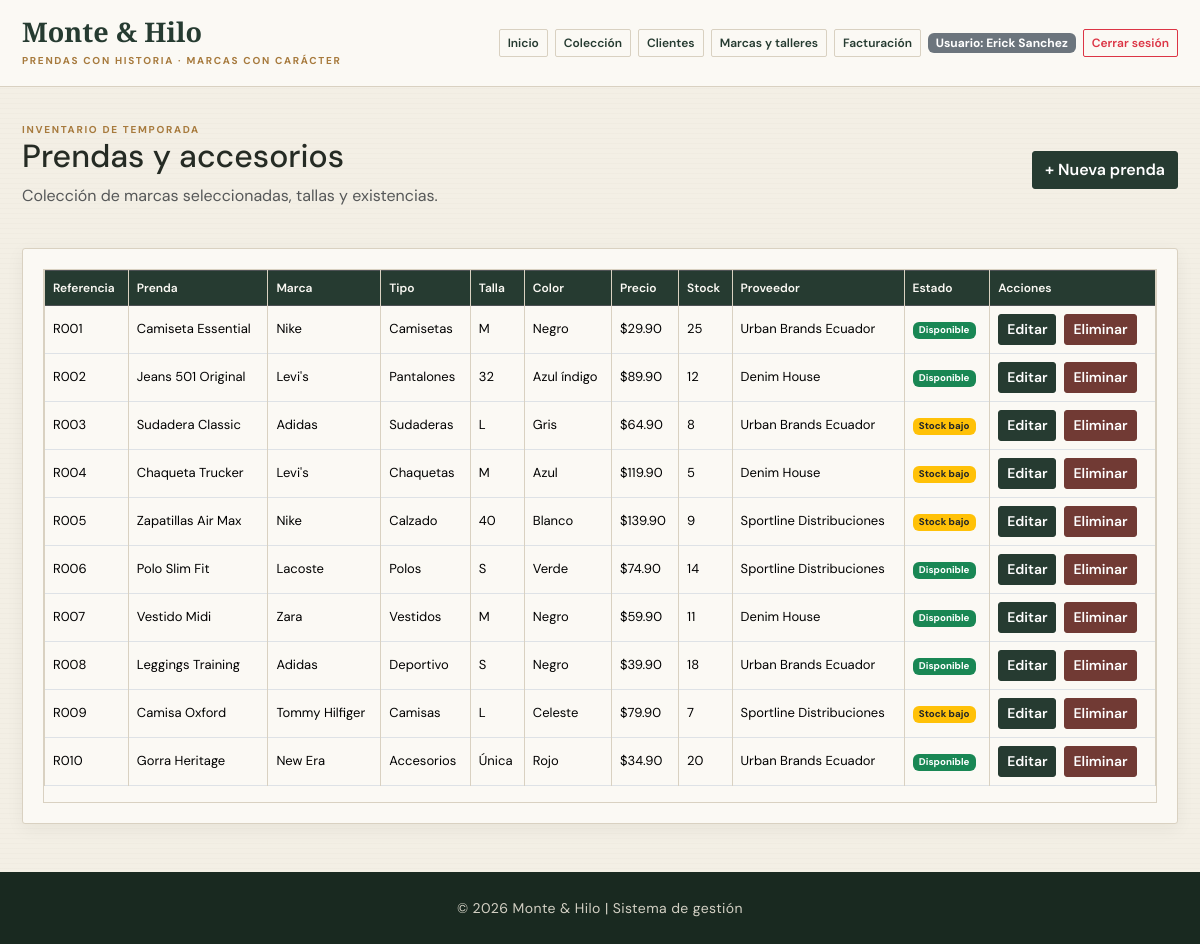
The page /productos (signed in) on the database its author committed.
### tables this page shows
CREATE TABLE usuarios (
            id INTEGER PRIMARY KEY AUTOINCREMENT,
            usuario TEXT NOT NULL UNIQUE,
            password TEXT NOT NULL
        );

CREATE TABLE productos (
            codigo TEXT PRIMARY KEY,
            nombre TEXT NOT NULL,
            categoria TEXT NOT NULL,
            precio REAL NOT NULL,
            stock INTEGER NOT NULL,
            id_proveedor INTEGER, marca TEXT NOT NULL DEFAULT '', talla TEXT NOT NULL DEFAULT '', color TEXT NOT NULL DEFAULT '', genero TEXT NOT NULL DEFAULT 'Unisex',
            FOREIGN KEY (id_proveedor) REFERENCES proveedores(id_proveedor)
        );

CREATE TABLE proveedores (
            id_proveedor INTEGER PRIMARY KEY AUTOINCREMENT,
            nombre TEXT NOT NULL,
            telefono TEXT,
            correo TEXT
        , contacto TEXT NOT NULL DEFAULT '');

### app.py (the view)
@app.route("/productos")
@login_required
def productos():
    return render_template("productos.html", productos=get_products(), nombre_sistema=NOMBRE_SISTEMA)

### app.py (called while the page is built)
@login_manager.user_loader
def load_user(user_id):
    user_data = get_user_by_id(user_id)
    if user_data:
        return Usuario(user_data["id"], user_data["usuario"], user_data["password"])
    return None

### conexion/conexion.py (called while the page is built, shortened)
def _database_engine():
    configured_engine = os.getenv("DB_ENGINE")
    if configured_engine:
        return configured_engine.lower()
    return "postgresql" if os.getenv("DATABASE_URL") else "sqlite"

def _parameterized_sql(query, params):
    engine = _database_engine()
    if engine in {"sqlite", "sqlite3"}:
        sqlite_params = tuple(float(param) if isinstance(param, Decimal) else param for param in params)
        return query.replace("%s", "?"), sqlite_params
    return query, tuple(params)

def _sqlite_connection():
    DATABASE_PATH.parent.mkdir(exist_ok=True)
    conn = sqlite3.connect(DATABASE_PATH)
    conn.row_factory = sqlite3.Row
    conn.execute("PRAGMA foreign_keys = ON")
    return conn

def get_db_connection():
    engine = _database_engine()
    if engine in {"sqlite", "sqlite3"}:
        return _sqlite_connection()
    if engine in {"postgres", "postgresql"}:
        return _postgres_connection()
    raise RuntimeError(f"Motor de base de datos no compatible: {engine}")

def get_user_by_id(user_id):
    conn = get_db_connection()
    try:
        cursor = conn.cursor()
        query = "SELECT id, usuario, password FROM usuarios WHERE id = %s"
        cursor.execute(*_parameterized_sql(query, (user_id,)))
        row = cursor.fetchone()
        if row is None:
            return None
        if hasattr(row, "keys"):
            return dict(row)
        return {"id": row[0], "usuario": row[1], "password": row[2]}
    finally:
        conn.close()

def _normalize_product_row(row):
    if row is None:
        return None
    if hasattr(row, "keys"):
        return dict(row)

def get_products():
    conn = get_db_connection()
    try:
        cursor = conn.cursor()
        query = """
                 SELECT p.codigo, p.nombre, p.categoria, p.marca, p.talla, p.color, p.genero,
                     p.precio, p.stock, p.id_proveedor, pr.nombre AS proveedor
            FROM productos p
            LEFT JOIN proveedores pr ON pr.id_proveedor = p.id_proveedor
            ORDER BY p.codigo
        """
        cursor.execute(*_parameterized_sql(query, ()))
        rows = cursor.fetchall()
        return [_normalize_product_row(row) for row in rows]
    finally:
        conn.close()

### templates/productos.html (shortened to what this page needs)
{% extends "base.html" %}
{% block content %}
<div class="d-flex justify-content-between align-items-center mb-4">
	<div>
		<p class="eyebrow">INVENTARIO DE TEMPORADA</p>
		<h2>Prendas y accesorios</h2>
		<p class="text-muted">Colección de marcas seleccionadas, tallas y existencias.</p>
	</div>
	<a href="{{ url_for('formulario_producto') }}" class="btn btn-success">+ Nueva prenda</a>
</div>
<div class="informacion">
	<div class="table-responsive">
		<table class="table table-hover table-bordered align-middle">
			<thead class="table-dark">
				<tr>
					<th>Referencia</th>
					<th>Prenda</th>
					<th>Marca</th>
					<th>Tipo</th>
					<th>Talla</th>
					<th>Color</th>
					<th>Precio</th>
					<th>Stock</th>
					<th>Proveedor</th>
					<th>Estado</th>
					<th>Acciones</th>
				</tr>
			</thead>
			<tbody>
				{% for producto in productos %}
				<tr>
					<td>{{ producto.codigo }}</td>
					<td>{{ producto.nombre }}</td>
					<td>{{ producto.marca }}</td>
					<td>{{ producto.categoria }}</td>
					<td>{{ producto.talla }}</td>
					<td>{{ producto.color }}</td>
					<td>${{ "%.2f"|format(producto.precio) }}</td>
					<td>{{ producto.stock }}</td>
					<td>{{ producto.proveedor or 'Sin proveedor' }}</td>
					<td>
						{% if producto.stock > 10 %}
							<span class="badge bg-success">Disponible</span>
						{% elif producto.stock > 0 %}
							<span class="badge bg-warning text-dark">Stock bajo</span>
						{% else %}
							<span class="badge bg-danger">Agotado</span>
						{% endif %}
					</td>
					<td>
						<div class="d-flex gap-2">
							<a href="{{ url_for('editar_producto', codigo=producto.codigo) }}" class="btn btn-sm btn-primary">Editar</a>
							<form action="{{ url_for('eliminar_producto', codigo=producto.codigo) }}" method="POST" onsubmit="return confirm('¿Deseas eliminar este producto?');">
								<button type="submit" class="btn btn-sm btn-danger">Eliminar</button>
							</form>
						</div>
					</td>
				</tr>
				{% endfor %}
			</tbody>
		</table>
	</div>
</div>
{% endblock %}

### templates/base.html (shortened to what this page needs)
<!DOCTYPE html>
<html lang="es">
<head>
	<link href="https://cdn.jsdelivr.net/npm/bootstrap@5.3.3/dist/css/bootstrap.min.css" rel="stylesheet">
	<link rel="stylesheet" href="{{ url_for('static', filename='css/style.css') }}">
</head>
<body>
	{% include "components/navbar.html" %}
	<main class="container my-4">
		{% block content %}{% endblock %}
	</main>
	{% include "components/footer.html" %}
</body>
</html>

### templates/components/navbar.html
<header class="header-principal py-3 bg-light">
	<div class="container">
		<div class="d-flex justify-content-between align-items-center flex-wrap gap-3">
			<div>
				<h1 class="h4 mb-0 brand-mark">{{ nombre_sistema }}</h1>
				<small class="brand-caption">PRENDAS CON HISTORIA · MARCAS CON CARÁCTER</small>
			</div>
			<nav class="d-flex flex-wrap gap-2 align-items-center">
				<a class="btn btn-outline-primary btn-sm" href="{{ url_for('index') }}">Inicio</a>
				{% if current_user.is_authenticated %}
				<a class="btn btn-outline-primary btn-sm" href="{{ url_for('productos') }}">Colección</a>
				<a class="btn btn-outline-primary btn-sm" href="{{ url_for('clientes') }}">Clientes</a>
				<a class="btn btn-outline-primary btn-sm" href="{{ url_for('proveedores') }}">Marcas y talleres</a>
				<a class="btn btn-outline-primary btn-sm" href="{{ url_for('facturacion') }}">Facturación</a>
				<span class="badge text-bg-secondary">Usuario: {{ current_user.usuario }}</span>
				<a class="btn btn-outline-danger btn-sm" href="{{ url_for('logout') }}">Cerrar sesión</a>
				{% else %}
				<a class="btn btn-outline-success btn-sm" href="{{ url_for('login') }}">Iniciar sesión</a>
				<a class="btn btn-outline-secondary btn-sm" href="{{ url_for('registro') }}">Registrarse</a>
				{% endif %}
			</nav>
		</div>
	</div>
</header>

### templates/components/footer.html
<footer class="footer-principal mt-5 py-4">
	<div class="container text-center text-white">
		<small>© 2026 {{ nombre_sistema }} | Sistema de gestión</small>
	</div>
</footer>

### static/css/style.css (style rules this page uses)
:root { --paper: #f3efe5; --paper-light: #fbf9f4; --ink: #252b24; --forest: #263b31; --forest-deep: #192920; --oxblood: #713a34; --brass: #a77a3d; --line: #d9d1c1; --muted: #77786d; --serif: "Playfair Display", Georgia, serif; --sans: "DM Sans", sans-serif; }
* { box-sizing: border-box; }
body { margin: 0; color: var(--ink); background-color: var(--paper); background-image: repeating-linear-gradient(0deg, rgba(70, 58, 39, .018) 0, rgba(70, 58, 39, .018) 1px, transparent 1px, transparent 5px); font-family: var(--sans); }
a { color: var(--forest); }
.header-principal { position: relative; z-index: 2; padding: 18px 0 !important; background: var(--paper-light) !important; border-bottom: 1px solid var(--line); }
.brand-mark { color: var(--forest) !important; font: 600 27px/1.05 var(--serif); }
.brand-caption, .eyebrow { display: block; margin: 7px 0 0; color: var(--brass); font-size: 10px; font-weight: 700; letter-spacing: 1.7px; }
.header-principal nav { gap: 7px !important; }
.header-principal .btn { border-radius: 2px; font-size: 12px; }
.header-principal .btn-outline-primary { color: var(--forest); border-color: var(--line); }
.container { max-width: 1180px; }
main.container { min-height: 68vh; margin-top: 28px !important; }
.btn { border-radius: 3px; font-weight: 600; }
.btn-primary, .btn-success { color: #fff; background: var(--forest); border-color: var(--forest); }
.btn-danger { background: var(--oxblood); border-color: var(--oxblood); }
.informacion, .card { background-color: var(--paper-light); border: 1px solid var(--line); border-radius: 3px; box-shadow: 0 5px 18px rgba(45, 39, 27, .055); }
.informacion { padding: 20px; }
.table { --bs-table-bg: transparent; --bs-table-hover-bg: rgba(38, 59, 49, .05); color: var(--ink); vertical-align: middle; }
.table th { white-space: nowrap; color: var(--paper-light); background: var(--forest); font-size: 12px; font-weight: 600; }
.table td { font-size: 13px; }
.table-bordered > :not(caption) > * > * { border-color: var(--line); }
.table-responsive { border: 1px solid var(--line); }
.footer-principal { margin-top: 50px; padding: 22px 0; background: var(--forest-deep); color: var(--paper-light); }
.footer-principal small { color: #d3d0c4; letter-spacing: .4px; }

### rows shown on the page
usuarios: usuario "Erick Sanchez"
productos: codigo "R001", nombre "Camiseta Essential", marca "Nike", categoria "Camisetas", talla "M", color "Negro", precio "29.90", stock "25", nombre "Urban Brands Ecuador", shows "Disponible"
productos: codigo "R002", nombre "Jeans 501 Original", marca "Levi's", categoria "Pantalones", talla "32", color "Azul índigo", precio "89.90", stock "12", nombre "Denim House", shows "Disponible"
productos: codigo "R003", nombre "Sudadera Classic", marca "Adidas", categoria "Sudaderas", talla "L", color "Gris", precio "64.90", stock "8", nombre "Urban Brands Ecuador", shows "Stock bajo"
productos: codigo "R004", nombre "Chaqueta Trucker", marca "Levi's", categoria "Chaquetas", talla "M", color "Azul", precio "119.90", stock "5", nombre "Denim House", shows "Stock bajo"
productos: codigo "R005", nombre "Zapatillas Air Max", marca "Nike", categoria "Calzado", talla "40", color "Blanco", precio "139.90", stock "9", nombre "Sportline Distribuciones", shows "Stock bajo"
productos: codigo "R006", nombre "Polo Slim Fit", marca "Lacoste", categoria "Polos", talla "S", color "Verde", precio "74.90", stock "14", nombre "Sportline Distribuciones", shows "Disponible"
productos: codigo "R007", nombre "Vestido Midi", marca "Zara", categoria "Vestidos", talla "M", color "Negro", precio "59.90", stock "11", nombre "Denim House", shows "Disponible"
productos: codigo "R008", nombre "Leggings Training", marca "Adidas", categoria "Deportivo", talla "S", color "Negro", precio "39.90", stock "18", nombre "Urban Brands Ecuador", shows "Disponible"
productos: codigo "R009", nombre "Camisa Oxford", marca "Tommy Hilfiger", categoria "Camisas", talla "L", color "Celeste", precio "79.90", stock "7", nombre "Sportline Distribuciones", shows "Stock bajo"
productos: codigo "R010", nombre "Gorra Heritage", marca "New Era", categoria "Accesorios", talla "Única", color "Rojo", precio "34.90", stock "20", nombre "Urban Brands Ecuador", shows "Disponible"

### other values the page prints
{{ nombre_sistema }} "Monte & Hilo"
